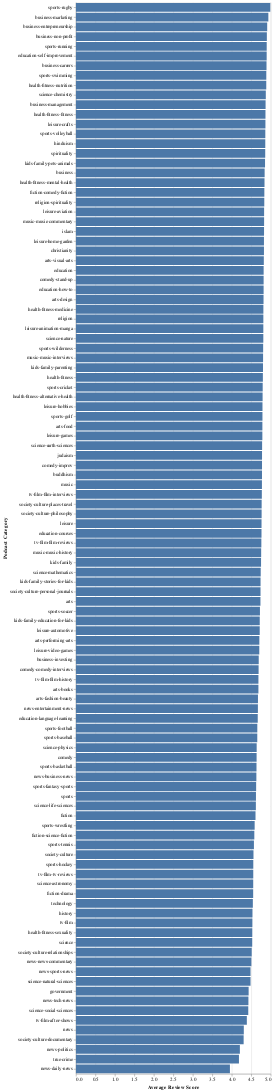

Notebook code cell kept with this figure:
### Markdown cell above
## Step 5: Make a plot

### Code cell
pod_chart = alt.Chart(review_categories).mark_bar().encode(
    x=alt.Y("avg(rating)", axis=alt.Axis(title='Average Review Score'), scale=alt.Scale(zero=False)),
    y=alt.X('category', axis=alt.Axis(title='Podcast Category'), sort='-x')
    
)
pod_chart

### Figure 1 — Vega-Lite specification as saved in the notebook (floating-point values rounded to 4 significant figures)
{"config": {"view": {"continuousWidth": 400, "continuousHeight": 300}}, "data": {"name": "data-3afeada9b4ed037cb8fad7a89904c774"}, "mark": "bar", "encoding": {"x": {"type": "quantitative", "axis": {"title": "Average Review Score"}, "field": "avg(rating)", "scale": {"zero": false}}, "y": {"type": "nominal", "axis": {"title": "Podcast Category"}, "field": "category", "sort": "-x"}}, "$schema": "https://vega.github.io/schema/vega-lite/v4.8.1.json", "datasets": {"data-3afeada9b4ed037cb8fad7a89904c774": [{"index": 0, "avg(rating)": 4.988, "podcast_id": "bad056ed73f19d849c6552b259ab0040", "category": "sports-rugby"}, {"index": 1, "avg(rating)": 4.938, "podcast_id": "f0a6019697820213cb9bdf0304132bbe", "category": "business-marketing"}, {"index": 2, "avg(rating)": 4.908, "podcast_id": "da7e26f4fbac05a7cfe042d3b5094e8d", "category": "business-entrepreneurship"}, {"index": 3, "avg(rating)": 4.9, "podcast_id": "a4d0b391ac9b7f769fa18d95ad75482f", "category": "business-non-profit"}, {"index": 4, "avg(rating)": 4.896, "podcast_id": "cae16478640473b223f123a9aa160112", "category": "sports-running"}, {"index": 5, "avg(rating)": 4.895, "podcast_id": "f8cac014f6c9cd063188da6988497145", "category": "education-self-improvement"}, {"index": 6, "avg(rating)": 4.891, "podcast_id": "da7e26f4fbac05a7cfe042d3b5094e8d", "category": "business-careers"}, {"index": 7, "avg(rating)": 4.885, "podcast_id": "f2484451fa99a82cdfe112be6dc39403", "category": "sports-swimming"}, {"index": 8, "avg(rating)": 4.884, "podcast_id": "a3db5c2c450d4e6449de7f7e3298fb88", "category": "health-fitness-nutrition"}, {"index": 9, "avg(rating)": 4.872, "podcast_id": "d98f363ec91cad05971fc918509fa5a0", "category": "science-chemistry"}, {"index": 10, "avg(rating)": 4.867, "podcast_id": "fd651fbc282a12666fcc7e58c70952a1", "category": "business-management"}, {"index": 11, "avg(rating)": 4.864, "podcast_id": "f82496f86d7c43812babf787b35998a3", "category": "health-fitness-fitness"}, {"index": 12, "avg(rating)": 4.863, "podcast_id": "a06b1d78da703b4077166be169c660ba", "category": "leisure-crafts"}, {"index": 13, "avg(rating)": 4.86, "podcast_id": "be679fe2dcfe632c474ecb5fbcaf714f", "category": "sports-volleyball"}, {"index": 14, "avg(rating)": 4.859, "podcast_id": "e9d3ac399910358815e2383a18879002", "category": "hinduism"}, {"index": 15, "avg(rating)": 4.858, "podcast_id": "c0c85a2d1e76d735f930b061680864a0", "category": "spirituality"}, {"index": 16, "avg(rating)": 4.853, "podcast_id": "de5b4194ab00fef00190ff02876d6f45", "category": "kids-family-pets-animals"}, {"index": 17, "avg(rating)": 4.843, "podcast_id": "d316ed51360852656c2a0c4548afdef3", "category": "business"}, {"index": 18, "avg(rating)": 4.839, "podcast_id": "e493f08d17c8cedc8bcfc515f9d800a7", "category": "health-fitness-mental-health"}, {"index": 19, "avg(rating)": 4.835, "podcast_id": "c2a728ce9b973063a19dc1abb68a3739", "category": "fiction-comedy-fiction"}, {"index": 20, "avg(rating)": 4.834, "podcast_id": "dccf254b60350964226dc8f4601c0dcd", "category": "religion-spirituality"}, {"index": 21, "avg(rating)": 4.829, "podcast_id": "cffb7a7ae80c07e41d3da2571f4c9472", "category": "leisure-aviation"}, {"index": 22, "avg(rating)": 4.829, "podcast_id": "c89bda427835bc0c4186b9fe3f18d0d8", "category": "music-music-commentary"}, {"index": 23, "avg(rating)": 4.827, "podcast_id": "b3cb0ce457a79624fe527b49de1e4bf0", "category": "islam"}, {"index": 24, "avg(rating)": 4.825, "podcast_id": "d23302a9cad58e87b22847b24382200e", "category": "leisure-home-garden"}, {"index": 25, "avg(rating)": 4.825, "podcast_id": "d5ff46b87d8945d5804d1cf6158f7d48", "category": "christianity"}, {"index": 26, "avg(rating)": 4.822, "podcast_id": "f90b974d49b86b2d4d1769519fb478c0", "category": "arts-visual-arts"}, {"index": 27, "avg(rating)": 4.817, "podcast_id": "ad4f2bf69c72b8db75978423c25f379e", "category": "education"}, {"index": 28, "avg(rating)": 4.817, "podcast_id": "ec2da924dde8c85fc5aed055d31be3d1", "category": "comedy-stand-up"}, {"index": 29, "avg(rating)": 4.816, "podcast_id": "ee2b12093e32a6d3ab9ebe210ba7e457", "category": "education-how-to"}, {"index": 30, "avg(rating)": 4.814, "podcast_id": "ad4f2bf69c72b8db75978423c25f379e", "category": "arts-design"}, {"index": 31, "avg(rating)": 4.81, "podcast_id": "add7232b03de4fe57d70841107097bf9", "category": "health-fitness-medicine"}, {"index": 32, "avg(rating)": 4.809, "podcast_id": "f6676c2a2cf0c2a61e4f72bd1fd6381b", "category": "religion"}, {"index": 33, "avg(rating)": 4.809, "podcast_id": "a1c2b61b4cedcb4f8c91a7dce006f672", "category": "leisure-animation-manga"}, {"index": 34, "avg(rating)": 4.809, "podcast_id": "f7ca4598e97c39940462ddb7a292f278", "category": "science-nature"}, {"index": 35, "avg(rating)": 4.804, "podcast_id": "c320c95a71a7cff4a928a7d47c367dee", "category": "sports-wilderness"}, {"index": 36, "avg(rating)": 4.802, "podcast_id": "ca6101edb5f519050d9b5c5f0177514b", "category": "music-music-interviews"}, {"index": 37, "avg(rating)": 4.8, "podcast_id": "ec9ed0a5a2d0074b1a793f030625e972", "category": "kids-family-parenting"}, {"index": 38, "avg(rating)": 4.797, "podcast_id": "a3db5c2c450d4e6449de7f7e3298fb88", "category": "health-fitness"}, {"index": 39, "avg(rating)": 4.793, "podcast_id": "d1f9d68a2fcec6576ee0cc5f7c87665c", "category": "sports-cricket"}, {"index": 40, "avg(rating)": 4.79, "podcast_id": "f5be9d85987d6aa8a0838d92713dac0c", "category": "health-fitness-alternative-health"}, {"index": 41, "avg(rating)": 4.787, "podcast_id": "f90b974d49b86b2d4d1769519fb478c0", "category": "leisure-hobbies"}, {"index": 42, "avg(rating)": 4.786, "podcast_id": "d3ef7fff3ffce0d3d8d7bd2defd2e828", "category": "sports-golf"}, {"index": 43, "avg(rating)": 4.785, "podcast_id": "a0bcde1acd49ceb517b6d510696dbcb1", "category": "arts-food"}, {"index": 44, "avg(rating)": 4.784, "podcast_id": "be4d0bbedfc9df98c949dafae348da71", "category": "leisure-games"}, {"index": 45, "avg(rating)": 4.778, "podcast_id": "da7e26f4fbac05a7cfe042d3b5094e8d", "category": "science-earth-sciences"}, {"index": 46, "avg(rating)": 4.776, "podcast_id": "f6676c2a2cf0c2a61e4f72bd1fd6381b", "category": "judaism"}, {"index": 47, "avg(rating)": 4.775, "podcast_id": "e3553a2ec44db21fb4288d31b46e4d94", "category": "comedy-improv"}, {"index": 48, "avg(rating)": 4.775, "podcast_id": "e2d1001f9de2cadf03b655217c53fcbd", "category": "buddhism"}, {"index": 49, "avg(rating)": 4.773, "podcast_id": "c61aa81c9b929a66f0c1db6cbe5d8548", "category": "music"}, {"index": 50, "avg(rating)": 4.771, "podcast_id": "ecaf25249d6f950b529ea093476f3393", "category": "tv-film-film-interviews"}, {"index": 51, "avg(rating)": 4.766, "podcast_id": "ebd3c5a59c3f95d1d0c698bd99280c46", "category": "society-culture-places-travel"}, {"index": 52, "avg(rating)": 4.765, "podcast_id": "aa78d7a47e4407824157f82f1fec4436", "category": "society-culture-philosophy"}, {"index": 53, "avg(rating)": 4.763, "podcast_id": "f90b974d49b86b2d4d1769519fb478c0", "category": "leisure"}, {"index": 54, "avg(rating)": 4.762, "podcast_id": "a89bedafcc6e9d17f02f074e08adeadf", "category": "education-courses"}, {"index": 55, "avg(rating)": 4.758, "podcast_id": "d0738859ecf1f9d4790c70ccce820b30", "category": "tv-film-film-reviews"}, {"index": 56, "avg(rating)": 4.753, "podcast_id": "f1433042617e56b1f36658f9311dfa10", "category": "music-music-history"}, {"index": 57, "avg(rating)": 4.75, "podcast_id": "a2389559595b5793317b096ffe7ca6fc", "category": "kids-family"}, {"index": 58, "avg(rating)": 4.742, "podcast_id": "f52810e0b19b1c066316a3d1780f9de3", "category": "science-mathematics"}, {"index": 59, "avg(rating)": 4.738, "podcast_id": "b3a777a83a0edd877d4820bbb74f6233", "category": "kids-family-stories-for-kids"}, {"index": 60, "avg(rating)": 4.737, "podcast_id": "bcc39564de18eba3b028aa591e0c9bdd", "category": "society-culture-personal-journals"}, {"index": 61, "avg(rating)": 4.735, "podcast_id": "c61aa81c9b929a66f0c1db6cbe5d8548", "category": "arts"}, {"index": 62, "avg(rating)": 4.722, "podcast_id": "e796ca5d5d00ae8516301a63e906b3a5", "category": "sports-soccer"}, {"index": 63, "avg(rating)": 4.717, "podcast_id": "a137be8f8b4d863a2ff4490355d002ff", "category": "kids-family-education-for-kids"}, {"index": 64, "avg(rating)": 4.716, "podcast_id": "f41c2c169be1940c22563d15882b18f4", "category": "leisure-automotive"}, {"index": 65, "avg(rating)": 4.707, "podcast_id": "c61aa81c9b929a66f0c1db6cbe5d8548", "category": "arts-performing-arts"}, {"index": 66, "avg(rating)": 4.705, "podcast_id": "d3f435efe6b082ff38239566b0b300c4", "category": "leisure-video-games"}, {"index": 67, "avg(rating)": 4.691, "podcast_id": "a80fa0799e28d70797cb04ec7baa0864", "category": "business-investing"}, {"index": 68, "avg(rating)": 4.688, "podcast_id": "c0ac0510bb3cbcb400207c69022e80fe", "category": "comedy-comedy-interviews"}, {"index": 69, "avg(rating)": 4.683, "podcast_id": "c3f8514ee9929bc4018acf305ee30889", "category": "tv-film-film-history"}, {"index": 70, "avg(rating)": 4.683, "podcast_id": "d9122defb9898145688449f610c8943e", "category": "arts-books"}, {"index": 71, "avg(rating)": 4.671, "podcast_id": "daba71fbd585d3bb50f3588dfac16d91", "category": "arts-fashion-beauty"}, {"index": 72, "avg(rating)": 4.67, "podcast_id": "dd79bedc28229f67dbbdc0733a2e06e5", "category": "news-entertainment-news"}, {"index": 73, "avg(rating)": 4.666, "podcast_id": "c0ba5d8da463672b96f062983ed02f46", "category": "education-language-learning"}, {"index": 74, "avg(rating)": 4.654, "podcast_id": "db76c79afe14521f4325fbffa1eecc49", "category": "sports-football"}, {"index": 75, "avg(rating)": 4.654, "podcast_id": "da0457bd3a0b64f388febb49bf06f3b1", "category": "sports-baseball"}, {"index": 76, "avg(rating)": 4.638, "podcast_id": "c8043f7f53d81b55a4f84082861af377", "category": "science-physics"}, {"index": 77, "avg(rating)": 4.636, "podcast_id": "f3e34977a7c5ab2ef70335a46fc24dd8", "category": "comedy"}, {"index": 78, "avg(rating)": 4.634, "podcast_id": "b91e84ea2b07a3896cd52d5fece535ac", "category": "sports-basketball"}, {"index": 79, "avg(rating)": 4.63, "podcast_id": "d316ed51360852656c2a0c4548afdef3", "category": "news-business-news"}, {"index": 80, "avg(rating)": 4.624, "podcast_id": "a14001bc5971e17c477d22a2f8ba8d87", "category": "sports-fantasy-sports"}, {"index": 81, "avg(rating)": 4.62, "podcast_id": "a22702cadde9898c7686879f99bbe066", "category": "sports"}, {"index": 82, "avg(rating)": 4.617, "podcast_id": "bd97b78ae1fb5e8a70b977bb182af9c3", "category": "science-life-sciences"}, {"index": 83, "avg(rating)": 4.608, "podcast_id": "f5b6a0c46d8e3e0f248a5a839d44343a", "category": "fiction"}, {"index": 84, "avg(rating)": 4.586, "podcast_id": "d18da865727658b020550279b58380d7", "category": "sports-wrestling"}, {"index": 85, "avg(rating)": 4.578, "podcast_id": "f5b6a0c46d8e3e0f248a5a839d44343a", "category": "fiction-science-fiction"}, {"index": 86, "avg(rating)": 4.568, "podcast_id": "fcbea1d5cf33a2594c42358ce4cd5d6b", "category": "sports-tennis"}, {"index": 87, "avg(rating)": 4.556, "podcast_id": "ad4f2bf69c72b8db75978423c25f379e", "category": "society-culture"}, {"index": 88, "avg(rating)": 4.551, "podcast_id": "bbb6d5215775b87eee0b40ce5dfe438e", "category": "sports-hockey"}, {"index": 89, "avg(rating)": 4.551, "podcast_id": "e3553a2ec44db21fb4288d31b46e4d94", "category": "tv-film-tv-reviews"}, {"index": 90, "avg(rating)": 4.549, "podcast_id": "d54bc054f8080cd34db5a76a96a90dea", "category": "science-astronomy"}, {"index": 91, "avg(rating)": 4.548, "podcast_id": "b3ce53d10d4db9f7b72dc16ad483b782", "category": "fiction-drama"}, {"index": 92, "avg(rating)": 4.54, "podcast_id": "b4e5e62762a9654fe35e2ffe67519929", "category": "technology"}, {"index": 93, "avg(rating)": 4.53, "podcast_id": "ad237e58eec063d15c0856131131c4e2", "category": "history"}, {"index": 94, "avg(rating)": 4.528, "podcast_id": "e377a8742595948fda36a2c133b7ed6c", "category": "tv-film"}, {"index": 95, "avg(rating)": 4.526, "podcast_id": "cc64c883ce0b9d16fc4dd0173737fac4", "category": "health-fitness-sexuality"}, {"index": 96, "avg(rating)": 4.524, "podcast_id": "da7e26f4fbac05a7cfe042d3b5094e8d", "category": "science"}, {"index": 97, "avg(rating)": 4.511, "podcast_id": "bcc39564de18eba3b028aa591e0c9bdd", "category": "society-culture-relationships"}, {"index": 98, "avg(rating)": 4.502, "podcast_id": "fe4b6e65c93b3ce7547ba632dfaa35dd", "category": "news-news-commentary"}, {"index": 99, "avg(rating)": 4.481, "podcast_id": "fd0d3c2af616e0dcee89979888ae17d5", "category": "news-sports-news"}, {"index": 100, "avg(rating)": 4.481, "podcast_id": "f7ca4598e97c39940462ddb7a292f278", "category": "science-natural-sciences"}, {"index": 101, "avg(rating)": 4.432, "podcast_id": "cefaddfe2972c97038384a3a1c5cd038", "category": "government"}, {"index": 102, "avg(rating)": 4.426, "podcast_id": "a65da4c237e621279a1ccd415236b5be", "category": "news-tech-news"}, {"index": 103, "avg(rating)": 4.422, "podcast_id": "e2d1a07a20b922a51f6bd04978ad5dee", "category": "science-social-sciences"}, {"index": 104, "avg(rating)": 4.386, "podcast_id": "f5401cfbd424112b6882fd6e0caa9624", "category": "tv-film-after-shows"}, {"index": 105, "avg(rating)": 4.308, "podcast_id": "d316ed51360852656c2a0c4548afdef3", "category": "news"}, {"index": 106, "avg(rating)": 4.304, "podcast_id": "e2d1a07a20b922a51f6bd04978ad5dee", "category": "society-culture-documentary"}, {"index": 107, "avg(rating)": 4.207, "podcast_id": "c2bbe8da804d492d05522c98dc0af578", "category": "news-politics"}, {"index": 108, "avg(rating)": 4.183, "podcast_id": "f29e452d3153c0fb09c76dd2ddfa6ecb", "category": "true-crime"}, {"index": 109, "avg(rating)": 3.952, "podcast_id": "b09b35da006c4cbc111ed0b0a176fdea", "category": "news-daily-news"}]}}
